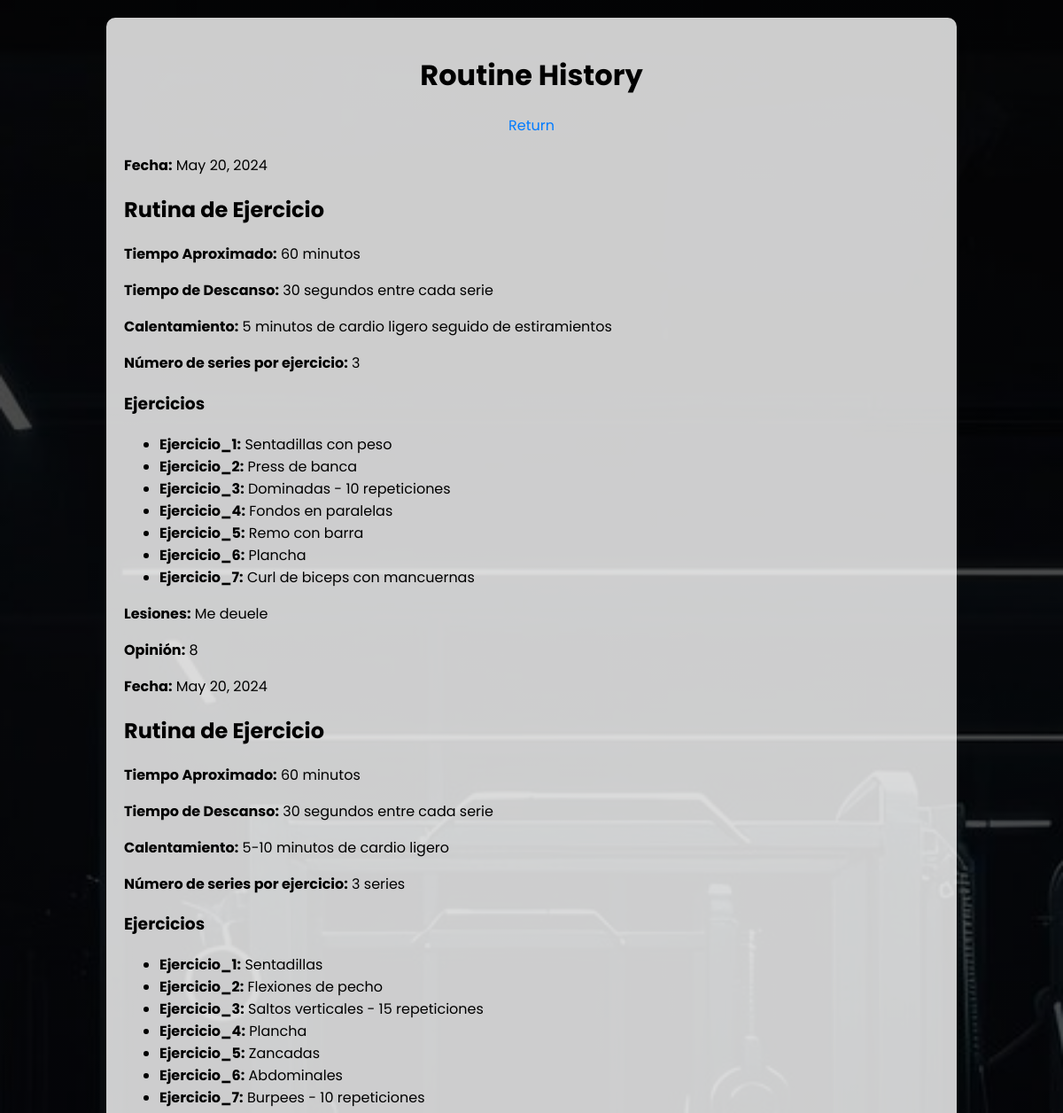
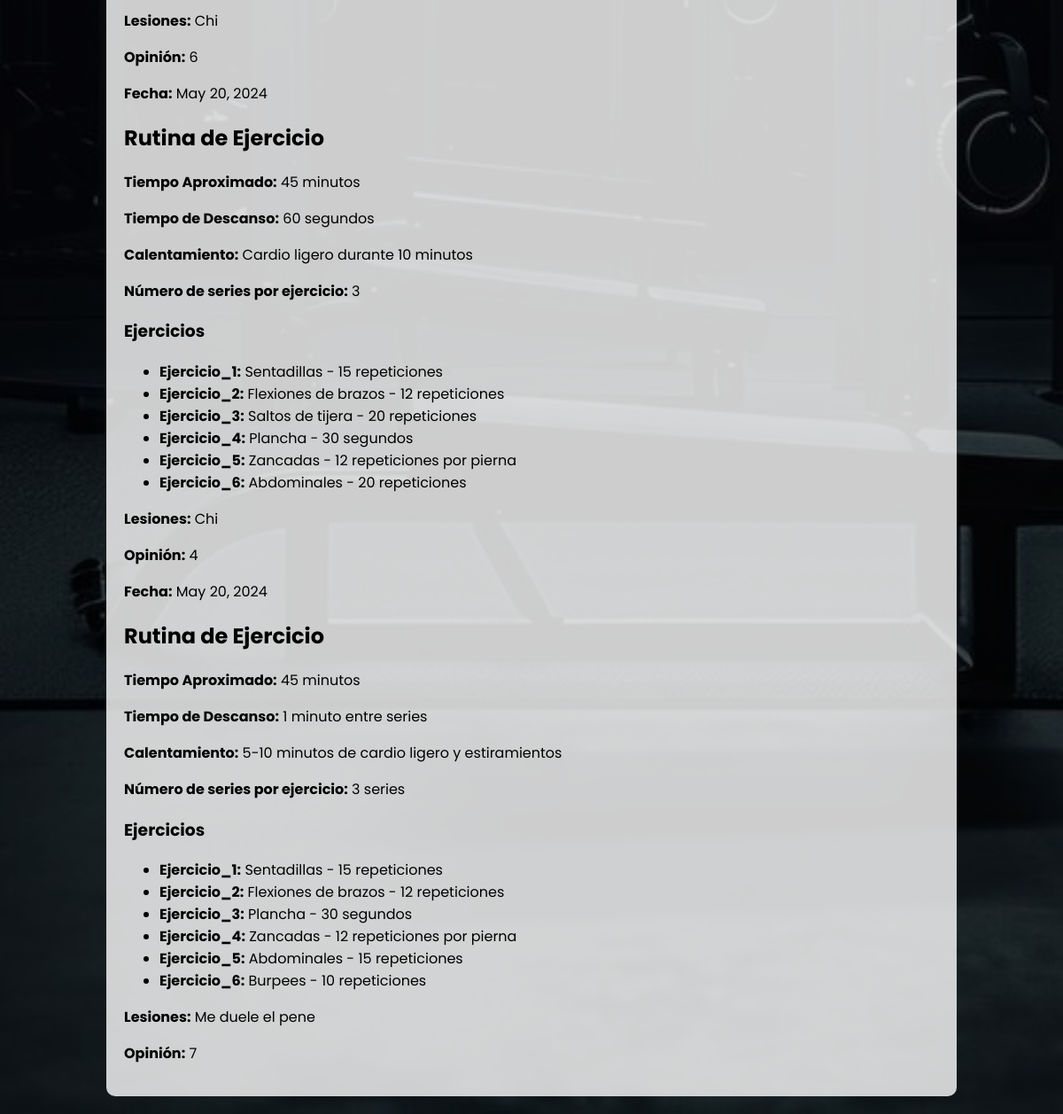
The page /main/historial_R/ (signed in) on the database its author committed (2 pictures, top to bottom).
### gymapp/models.py (models this page shows)
class Historial(models.Model):
    user = models.ForeignKey(User, on_delete=models.CASCADE)
    fecha = models.DateField(default=None)
    rutina = models.JSONField()
    lesiones = models.TextField(default=None)
    opinion = models.IntegerField(choices=CondicionFisica.choices)

### gymapp/views.py (the view)
# urls.py: path('main/historial_R/', gymappViews.historial_rutinas, name='histR'),
@login_required
def historial_rutinas(request):
    rutinas = Historial.objects.filter(user = request.user)
    if not rutinas:
        papadio = True
        return render(request, 'historial_r.html', {'noR': papadio })
    else:
        return render(request,'historial_r.html', {'hist':rutinas})

### gymapp/templates/historial_r.html (shortened to what this page needs)
{% load static %}
<!DOCTYPE html>
<html lang="en">
<head>
    <link rel="stylesheet" type="text/css" href="{% static 'style-historia-r.css' %}">
</head>
<body>
<div class="cover">
    <div class="content-container">
        <div class="content">
            <h1>Routine History</h1>
            <a href="/main" class="return-link">Return</a>
            {% if hist %}
            {% for historial in hist %}
            <div class="routine-entry">
                <p><strong>Fecha:</strong> {{ historial.fecha }}</p>
                <h2>Rutina de Ejercicio</h2>
                <p><strong>Tiempo Aproximado:</strong> {{ historial.rutina.Tiempo_Aproximado }}</p>
                <p><strong>Tiempo de Descanso:</strong> {{ historial.rutina.Tiempo_de_Descanso }}</p>
                <p><strong>Calentamiento:</strong> {{ historial.rutina.Calentamiento }}</p>
            <p><strong>Número de series por ejercicio:</strong> {{ historial.rutina.Numero_de_series_por_ejercicio }}</p>
            <h3>Ejercicios</h3>
            <ul>
                {% for key, value in historial.rutina.Ejercicios.items %}
                <li><strong>{{ key }}:</strong> {{ value }}</li>
                {% endfor %}
            </ul>
            <p><strong>Lesiones:</strong> {{ historial.lesiones }}</p>
            <p><strong>Opinión:</strong> {{ historial.opinion }}</p>
        </div>
        {% endfor %}
        {% else %}
        <h2>No se encontraron rutinas.</h2>
        {% endif %}
    </div>
</div>
</div>
</body>
</html>

### gymapp/templates/static/style-historia-r.css (style rules this page uses)
* { font-family: "Poppins", sans-serif; }
.cover { background-image: linear-gradient( rgba(0,0,0,0.7), rgba(0,0,0,0.7) ), url(../static/images/home.jpg); background-position: center center; background-repeat: no-repeat; background-size: cover; background-attachment: fixed; position: absolute; top: 0; left: 0; width: 100%; height: 100%; display: flex; justify-content: center; align-items: center; }
body { font-family: Arial, sans-serif; margin: 0; padding: 0; background-color: #f8f9fa; }
.content { background: rgba(255, 255, 255, 0.8); padding: 20px; border-radius: 10px; margin: 20px 0; }
h1 { text-align: center; margin-bottom: 20px; }
.return-link { display: block; text-align: center; margin-bottom: 20px; color: #007bff; text-decoration: none; }
.content-container { overflow-y: auto; position: relative; max-height: 100%; width: 80%; }

### rows shown on the page
Historial: fecha "May 20, 2024", rutina.Tiempo_Aproximado "60 minutos", rutina.Tiempo_de_Descanso "30 segundos entre cada serie", rutina.Calentamiento "5 minutos de cardio ligero seguido de estiramientos", rutina.Numero_de_series_por_ejercicio "3", Ejercicios "Ejercicio_1" "Ejercicio_2" "Ejercicio_3" "Ejercicio_4" "Ejercicio_5" "Ejercicio_6" "Ejercicio_7", Ejercicios "Sentadillas con peso" "Press de banca" "Dominadas - 10 repeticiones" "Fondos en paralelas" "Remo con barra" "Plancha" "Curl de biceps con mancuernas", lesiones "Me deuele", opinion "8"
Historial: fecha "May 20, 2024", rutina.Tiempo_Aproximado "60 minutos", rutina.Tiempo_de_Descanso "30 segundos entre cada serie", rutina.Calentamiento "5-10 minutos de cardio ligero", rutina.Numero_de_series_por_ejercicio "3 series", Ejercicios "Ejercicio_1" "Ejercicio_2" "Ejercicio_3" "Ejercicio_4" "Ejercicio_5" "Ejercicio_6" "Ejercicio_7", Ejercicios "Sentadillas" "Flexiones de pecho" "Saltos verticales - 15 repeticiones" "Plancha" "Zancadas" "Abdominales" "Burpees - 10 repeticiones", lesiones "Chi", opinion "6"
Historial: fecha "May 20, 2024", rutina.Tiempo_Aproximado "45 minutos", rutina.Tiempo_de_Descanso "60 segundos", rutina.Calentamiento "Cardio ligero durante 10 minutos", rutina.Numero_de_series_por_ejercicio "3", Ejercicios "Ejercicio_1" "Ejercicio_2" "Ejercicio_3" "Ejercicio_4" "Ejercicio_5" "Ejercicio_6", Ejercicios "Sentadillas - 15 repeticiones" "Flexiones de brazos - 12 repeticiones" "Saltos de tijera - 20 repeticiones" "Plancha - 30 segundos" "Zancadas - 12 repeticiones por pierna" "Abdominales - 20 repeticiones", lesiones "Chi", opinion "4"
Historial: fecha "May 20, 2024", rutina.Tiempo_Aproximado "45 minutos", rutina.Tiempo_de_Descanso "1 minuto entre series", rutina.Calentamiento "5-10 minutos de cardio ligero y estiramientos", rutina.Numero_de_series_por_ejercicio "3 series", Ejercicios "Ejercicio_1" "Ejercicio_2" "Ejercicio_3" "Ejercicio_4" "Ejercicio_5" "Ejercicio_6", Ejercicios "Sentadillas - 15 repeticiones" "Flexiones de brazos - 12 repeticiones" "Plancha - 30 segundos" "Zancadas - 12 repeticiones por pierna" "Abdominales - 15 repeticiones" "Burpees - 10 repeticiones", lesiones "Me duele el pene", opinion "7"
